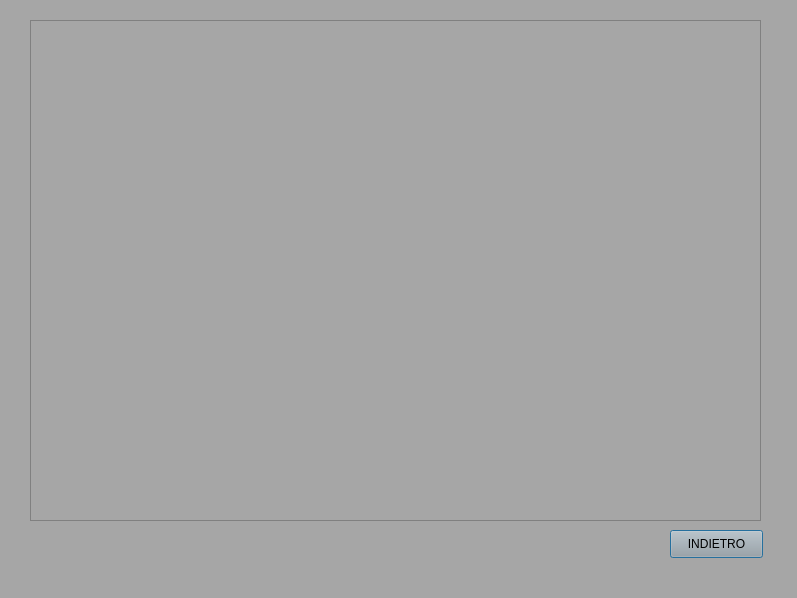
<?xml version="1.0" encoding="UTF-8"?>
<ui version="4.0">
 <class>Dialog</class>
 <widget class="QDialog" name="Dialog">
  <property name="enabled">
   <bool>true</bool>
  </property>
  <property name="geometry">
   <rect>
    <x>0</x>
    <y>0</y>
    <width>797</width>
    <height>598</height>
   </rect>
  </property>
  <property name="windowTitle">
   <string>Dialog</string>
  </property>
  <property name="styleSheet">
   <string notr="true">background-color: rgb(166, 166, 166);
</string>
  </property>
  <widget class="QPushButton" name="IND">
   <property name="geometry">
    <rect>
     <x>670</x>
     <y>530</y>
     <width>93</width>
     <height>28</height>
    </rect>
   </property>
   <property name="text">
    <string>INDIETRO</string>
   </property>
  </widget>
  <widget class="QTextEdit" name="textEdit">
   <property name="geometry">
    <rect>
     <x>30</x>
     <y>20</y>
     <width>731</width>
     <height>501</height>
    </rect>
   </property>
   <property name="font">
    <font>
     <family>Bauhaus 93</family>
     <pointsize>14</pointsize>
    </font>
   </property>
   <property name="readOnly">
    <bool>true</bool>
   </property>
  </widget>
 </widget>
 <resources/>
 <connections/>
</ui>
